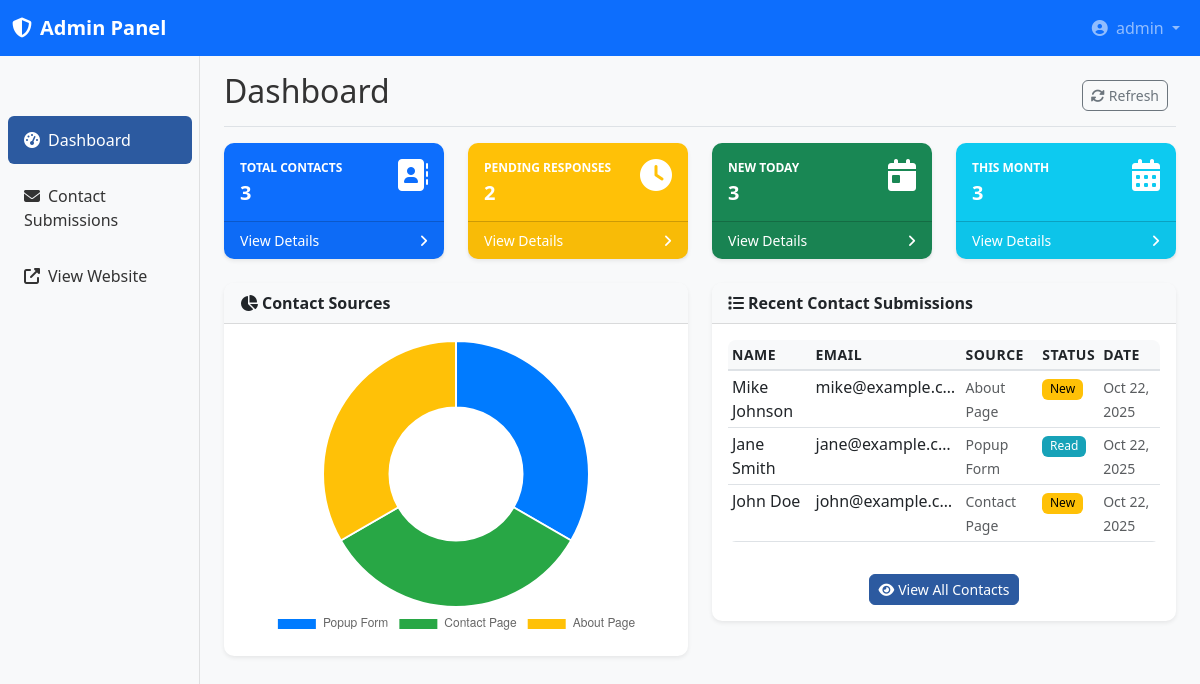
/dashboard.php (signed in), run on the app's committed database.
### tables this page shows
CREATE TABLE IF NOT EXISTS contact_submissions (
    id INT AUTO_INCREMENT PRIMARY KEY,
    name VARCHAR(100) NOT NULL,
    email VARCHAR(100) NOT NULL,
    phone VARCHAR(20) NOT NULL,
    product_type VARCHAR(50) DEFAULT NULL,
    message TEXT NOT NULL,
    form_source VARCHAR(50) NOT NULL,
    status ENUM('new', 'read', 'replied', 'archived') DEFAULT 'new',
    submitted_at TIMESTAMP DEFAULT CURRENT_TIMESTAMP,
    updated_at TIMESTAMP DEFAULT CURRENT_TIMESTAMP ON UPDATE CURRENT_TIMESTAMP,
    admin_notes TEXT DEFAULT NULL
);

### dashboard.php (the view, shortened to what the rows shown need)
<?php
function getDashboardStats() {
    try {
        $pdo = getDBConnection();
        $stats = [];
        $stmt = $pdo->query("SELECT COUNT(*) as total FROM contact_submissions");
        $stats['total_contacts'] = $stmt->fetch()['total'];
        $stmt = $pdo->query("SELECT COUNT(*) as new_today FROM contact_submissions WHERE DATE(submitted_at) = CURDATE()");
        $stats['new_today'] = $stmt->fetch()['new_today'];
        $stmt = $pdo->query("SELECT COUNT(*) as pending FROM contact_submissions WHERE status = 'new'");
        $stats['pending'] = $stmt->fetch()['pending'];
        $stmt = $pdo->query("SELECT COUNT(*) as month FROM contact_submissions WHERE YEAR(submitted_at) = YEAR(CURDATE()) AND MONTH(submitted_at) = MONTH(CURDATE())");
        $stats['this_month'] = $stmt->fetch()['month'];
        $stmt = $pdo->query("SELECT form_source, COUNT(*) as count FROM contact_submissions GROUP BY form_source ORDER BY count DESC");
        $stats['form_sources'] = $stmt->fetchAll();
        return $stats;
    } catch (PDOException $e) {
        error_log("Dashboard stats error: " . $e->getMessage());
        return [];
    }
}
function getRecentContacts($limit = 10) {
    try {
        $pdo = getDBConnection();
        $stmt = $pdo->prepare("SELECT * FROM contact_submissions ORDER BY submitted_at DESC LIMIT :limit");
        $stmt->bindValue(':limit', $limit, PDO::PARAM_INT);
        $stmt->execute();
        return $stmt->fetchAll();
    } catch (PDOException $e) {
        error_log("Recent contacts error: " . $e->getMessage());
        return [];
    }
}
$stats = getDashboardStats();
$recentContacts = getRecentContacts();
?>
<!DOCTYPE html>
<html lang="en">
<head>
    <link href="https://cdn.jsdelivr.net/npm/bootstrap@5.3.0/dist/css/bootstrap.min.css" rel="stylesheet">
    <link rel="stylesheet" href="https://cdnjs.cloudflare.com/ajax/libs/font-awesome/6.4.0/css/all.min.css">
    <link rel="stylesheet" href="assets/admin-style.css">
</head>
<body>
    <div class="container-fluid">
        <div class="row">
            <main class="col-md-9 ms-sm-auto col-lg-10 px-md-4">
                <div class="d-flex justify-content-between flex-wrap flex-md-nowrap align-items-center pt-3 pb-2 mb-3 border-bottom">
                    <h1 class="h2">Dashboard</h1>
                </div>
                <div class="row">
                    <div class="col-lg-6">
                        <div class="card mb-4">
                            <div class="card-body">
                                <div class="table-responsive">
                                    <table class="table table-sm">
                                        <thead>
                                            <tr>
                                                <th>Name</th>
                                                <th>Email</th>
                                                <th>Source</th>
                                                <th>Status</th>
                                                <th>Date</th>
                                            </tr>
                                        </thead>
                                        <tbody>
                                            <?php if (empty($recentContacts)): ?>
                                                <tr>
                                                    <td colspan="5" class="text-center text-muted">No contacts found</td>
                                                </tr>
                                            <?php else: ?>
                                                <?php foreach ($recentContacts as $contact): ?>
                                                    <tr>
                                                        <td><?php echo htmlspecialchars($contact['name']); ?></td>
                                                        <td class="text-truncate" style="max-width: 150px;">
                                                            <?php echo htmlspecialchars($contact['email']); ?>
                                                        </td>
                                                        <td>
                                                            <small class="text-muted">
                                                                <?php
                                                                $source = str_replace('_', ' ', $contact['form_source']);
                                                                echo ucwords($source);
                                                                ?>
                                                            </small>
                                                        </td>
                                                        <td>
                                                            <?php
                                                            $statusClass = [
                                                                'new' => 'badge bg-warning',
                                                                'read' => 'badge bg-info',
                                                                'replied' => 'badge bg-success',
                                                                'archived' => 'badge bg-secondary'
                                                            ];
                                                            $class = $statusClass[$contact['status']] ?? 'badge bg-secondary';
                                                            ?>
                                                            <span class="<?php echo $class; ?>">
                                                                <?php echo ucfirst($contact['status']); ?>
                                                            </span>
                                                        </td>
                                                        <td>
                                                            <small class="text-muted">
                                                                <?php echo date('M j, Y', strtotime($contact['submitted_at'])); ?>
                                                            </small>
                                                        </td>
                                                    </tr>
                                                <?php endforeach; ?>
                                            <?php endif; ?>
                                        </tbody>
                                    </table>
                                </div>
                            </div>
                        </div>
                    </div>
                </div>
            </main>
        </div>
    </div>
    <script>
        // Form Sources Chart
        const formSourceData = <?php echo json_encode($stats['form_sources'] ?? []); ?>;
        if (formSourceData.length > 0) {
            const ctx = document.getElementById('formSourceChart').getContext('2d');
            const formSourceChart = new Chart(ctx, {
                type: 'doughnut',
                data: {
                    labels: formSourceData.map(item => item.form_source.replace('_', ' ').replace(/\b\w/g, l => l.toUpperCase())),
                    datasets: [{
                        data: formSourceData.map(item => item.count),
                        backgroundColor: [
                            '#007bff',
                            '#28a745',
                            '#ffc107',
                            '#dc3545',
                            '#6f42c1',
                            '#fd7e14'
                        ]
                    }]
                },
                options: {
                    responsive: true,
                    maintainAspectRatio: false,
                    plugins: {
                        legend: {
                            position: 'bottom'
                        }
                    }
                }
            });
        } else {
            document.getElementById('formSourceChart').innerHTML = '<p class="text-center text-muted">No data available</p>';
        }
    </script>
</body>
</html>

### data on the page
contact_submissions: name "Mike Johnson", email "mike@example.c…", form_source "About Page", status "New", submitted_at "Oct 22, 2025"
contact_submissions: name "Jane Smith", email "jane@example.c…", form_source "Popup Form", status "Read", submitted_at "Oct 22, 2025"
contact_submissions: name "John Doe", email "john@example.c…", form_source "Contact Page", status "New", submitted_at "Oct 22, 2025"

### other printed values
$_SESSION['admin_username'] "admin"
$stats['total_contacts'] "3"
$stats['pending'] "2"
$stats['new_today'] "3"
$stats['this_month'] "3"
